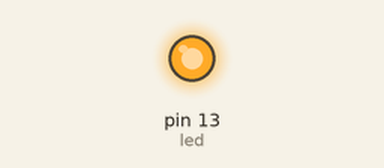
Simulated run of this sketch. Board: Arduino Uno, built with avr-gcc and run on an emulated ATmega328P. On the bench: output pins drawn as LEDs (lit = HIGH). What the sketch prints to the serial monitor is not drawn.

Above: at 0.1 s.
Timing chart, 0 to 1.6 s (numbered marks = the images above):
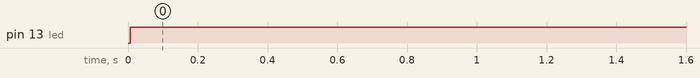

Measured:
- by itself, pin 13 (led): LOW → HIGH at 0.01 s

The sketch:

sendRAW_Flash.ino
```cpp
// (licence header left out)
#include <IRremote.h>

IRsend irsend(12); // D6 cmheong 2021-11-02

//Example signals from various Hitachi AC units (very long signals)
const unsigned int AC_irSignal1[] PROGMEM = {3378, 1696, 448, 1255, 448, 398, 471, 398, 470, 398, 470, 399, 471, 397, 471, 399, 471, 406, 470, 398, 470, 398, 470, 398, 471, 397, 472, 1255, 449, 398, 471, 398, 471, 404, 471, 398, 470, 397, 471, 441, 471, 397, 472, 396, 471, 398, 470, 398, 470, 406, 471, 398, 470, 397, 471, 397, 471, 397, 471, 397, 471, 398, 471, 1256, 448, 404, 471, 1255, 448, 1255, 448, 1256, 448, 1255, 448, 1255, 448, 1256, 449, 397, 471, 1262, 448, 1254, 449, 1254, 448, 1256, 447, 1257, 447, 1255, 448, 1255, 448, 1255, 448, 1263, 448, 398, 471, 396, 471, 397, 471, 398, 471, 418, 471, 398, 471, 397, 471, 405, 470, 399, 470, 398, 470, 1255, 449, 1254, 449, 398, 471, 397, 471, 1255, 448, 1262, 448, 1256, 448, 1255, 448, 398, 470, 397, 471, 1255, 448, 1285, 448, 399, 470, 405, 470, 397, 471, 1255, 449, 397, 471, 398, 470, 1256, 449, 397, 470, 399, 471, 1262, 448, 1255, 449, 398, 470, 1255, 448, 1255, 449, 397, 471, 1256, 448, 1283, 449, 405, 471, 1254, 448, 1256, 448, 398, 470, 398, 471, 1255, 448, 398, 471, 396, 471, 406, 470, 397, 471, 397, 470, 1255, 449, 1255, 449, 397, 471, 1254, 449, 1255, 448, 1290, 449, 398, 470, 398, 471, 1254, 449, 1254, 449, 397, 470, 1255, 449, 1254, 449, 405, 471, 1254, 449, 1254, 449, 398, 470, 397, 471, 1254, 449, 399, 471, 397, 471, 1262, 449, 419, 471, 397, 472, 397, 471, 397, 471, 396, 472, 398, 470, 398, 471, 404, 471, 1277, 450, 1254, 449, 1253, 449, 1253, 451, 1252, 451, 1252, 451, 1253, 449, 1261, 450, 399, 470, 406, 470, 398, 469, 399, 470, 398, 469, 400, 469, 400, 468, 407, 468, 1235, 469, 1234, 468, 1235, 468, 1234, 469, 1235, 468, 1236, 468, 1235, 468, 1243, 468, 401, 468, 399, 469, 429, 468, 401, 468, 400, 467, 401, 468, 400, 468, 409, 468, 1254, 448, 1255, 449, 1255, 448, 1255, 449, 1254, 449, 1254, 447, 1256, 448, 1263, 447, 403, 466, 402, 466, 402, 466, 430, 466, 404, 465, 404, 465, 403, 465, 411, 465, 1259, 443, 1260, 444, 1259, 443, 1261, 441, 1261, 442, 1262, 424, 1279, 416, 1295, 415, 453, 415, 453, 414, 455, 414, 455, 414, 484, 414, 454, 414, 455, 414, 461, 414, 1290, 413, 1291, 412, 1292, 411, 1292, 411, 1314, 389, 1315, 389, 1314, 390, 1321, 389, 1314, 389, 1315, 389, 456, 413, 456, 413, 454, 413, 1315, 389, 455, 413, 464, 412, 457, 412, 456, 412, 1314, 389, 1314, 389, 1314, 389, 456, 412, 1348, 389, 1322, 389, 1314, 389, 458, 411, 480, 389, 476, 391, 1316, 388, 479, 388, 1315, 388, 1323, 387, 480, 389, 1314, 389, 1314, 388, 1316, 389, 479, 388, 1316, 388, 480, 388, 489, 388, 481, 388, 480, 388, 480, 388, 481, 388, 480, 388, 480, 389, 480, 387, 488, 387, 1317, 387, 1315, 388, 1317, 387, 1317, 387, 1316, 387, 1316, 386, 1316, 387, 1325, 386, 481, 387, 481, 388, 481, 387, 481, 388, 480, 387, 481, 388, 481, 387, 488, 387, 1340, 363, 1340, 363, 1340, 363, 1340, 363, 1341, 362, 1342, 362, 1341, 362, 1334, 362};
const unsigned int AC_irSignal1_Old[] PROGMEM = {3344,1672,418,1254,418,418,418,418,418,418,418,418,418,418,418,418,418,418,418,418,418,418,418,418,418,418,418,1254,418,418,418,418,418,418,418,418,418,418,418,418,418,418,418,418,418,418,418,418,418,418,418,418,418,418,418,418,418,418,418,418,418,418,418,1254,418,418,418,1254,418,1254,418,1254,418,1254,418,1254,418,1254,418,418,418,1254,418,1254,418,1254,418,1254,418,1254,418,1254,418,1254,418,1254,418,1254,418,418,418,418,418,418,418,418,418,418,418,418,418,418,418,418,418,418,418,418,418,1254,418,1254,418,418,418,418,418,1254,418,1254,418,1254,418,1254,418,418,418,418,418,1254,418,1254,418,418,418,418,418,418,418,1254,418,418,418,418,418,1254,418,418,418,418,418,1254,418,1254,418,418,418,1254,418,1254,418,418,418,1254,418,1254,418,418,418,1254,418,1254,418,418,418,418,418,1254,418,418,418,418,418,418,418,418,418,418,418,1254,418,1254,418,418,418,1254,418,1254,418,1254,418,418,418,1254,418,1254,418,418,418,418,418,418,418,418,418,418,418,1254,418,418,418,418,418,1254,418,1254,418,1254,418,1254,418,1254,418,418,418,418,418,418,418,418,418,418,418,418,418,418,418,418,418,1254,418,1254,418,1254,418,1254,418,1254,418,1254,418,1254,418,1254,418,418,418,418,418,418,418,418,418,418,418,418,418,418,418,418,418,1254,418,1254,418,1254,418,1254,418,1254,418,1254,418,1254,418,1254,418,418,418,418,418,418,418,418,418,418,418,418,418,418,418,418,418,1254,418,1254,418,1254,418,1254,418,1254,418,1254,418,1254,418,1254,418,418,418,418,418,418,418,418,418,418,418,418,418,418,418,418,418,1254,418,1254,418,1254,418,1254,418,1254,418,1254,418,1254,418,1254,418,418,418,418,418,418,418,418,418,418,418,418,418,418,418,418,418,1254,418,1254,418,1254,418,1254,418,1254,418,1254,418,1254,418,1254,418,1254,418,1254,418,1254,418,418,418,1254,418,418,418,1254,418,418,418,418,418,418,418,418,418,1254,418,418,418,1254,418,418,418,1254,418,1254,418,418,418,418,418,418,418,1254,418,1254,418,1254,418,1254,418,418,418,1254,418,1254,418,1254,418,418,418,418,418,418,418,418,418,418,418,418,418,418,418,418,418,418,418,418,418,418,418,418,418,1254,418,1254,418,1254,418,1254,418,1254,418,1254,418,1254,418,1254,418,418,418,418,418,418,418,418,418,418,418,418,418,418,418,418,418,1254,418,1254,418,1254,418,1254,418,1254,418,1254,418,1254,418,1254,418,418,418,418,418,418,418,418,418,418,418,418,418,418,418,418,418,1254,418,1254,418,1254,418,1254,418,1254,418,1254,418,1254,418,1254,418,1254,418,1254,418,418,418,418,418,418,418,418,418,418,418,418,418,418,418,418,418,1254,418,1254,418,1254,418,1254,418,1254,418,1254,418}; //AnalysIR Batch Export (IRremote) - RAW
const unsigned int AC_irSignal2[] PROGMEM = { 189, 63402, 2071, 133, 141, 791670, 3447, 1621, 512, 1189, 512, 355, 512, 355, 513, 354, 512, 355, 512, 355, 513, 356, 512, 362, 513, 354, 513, 354, 513, 355, 512, 354, 512, 1189, 513, 354, 513, 354, 511, 363, 512, 355, 510, 357, 511, 356, 510, 358, 484, 384, 484, 383, 482, 385, 482, 394, 475, 391, 476, 391, 449, 418, 450, 417, 426, 441, 426, 441, 425, 1285, 431, 446, 428, 1269, 434, 1267, 435, 1264, 463, 1237, 464, 1237, 465, 1235, 466, 404, 463, 1309, 424, 1277, 401, 1300, 400, 1257, 445, 1255, 445, 1255, 446, 1255, 444, 1256, 443, 1265, 419, 448, 419, 448, 419, 448, 419, 448, 420, 447, 420, 447, 420, 448, 419, 455, 420, 447, 420, 446, 420, 1282, 418, 1283, 418, 447, 420, 448, 419, 1283, 418, 1290, 418, 1283, 418, 1283, 418, 448, 420, 446, 420, 1282, 419, 1283, 419, 447, 419, 455, 421, 445, 420, 1284, 419, 446, 420, 446, 421, 1282, 419, 447, 421, 445, 422, 1288, 444, 1257, 445, 421, 445, 1255, 447, 1255, 446, 421, 445, 1255, 445, 1256, 444, 431, 421, 1279, 423, 1279, 423, 445, 423, 443, 423, 1277, 424, 445, 422, 444, 423, 452, 422, 445, 422, 445, 421, 1278, 422, 1279, 422, 446, 420, 1279, 421, 1278, 422, 1287, 421, 448, 419, 464, 418, 1280, 421, 1281, 421, 449, 417, 1281, 420, 1282, 420, 458, 415, 1282, 420, 1281, 419, 454, 414, 452, 413, 1283, 420, 454, 413, 453, 413, 1290, 420, 452, 415, 454, 413, 454, 413, 454, 414, 454, 413, 453, 414, 453, 413, 461, 413, 1283, 418, 1283, 418, 1283, 418, 1282, 418, 1283, 417, 1283, 418, 1282, 418, 1292, 417, 454, 413, 454, 413, 454, 412, 455, 413, 454, 413, 455, 412, 454, 413, 461, 412, 1289, 413, 1287, 413, 1288, 412, 1288, 412, 1289, 412, 1290, 412, 1288, 412, 1297, 412, 455, 413, 454, 413, 454, 413, 454, 414, 454, 413, 454, 412, 455, 413, 461, 413, 1288, 413, 1317, 413, 1288, 412, 1289, 411, 1289, 411, 1312, 389, 1311, 389, 1296, 412, 454, 412, 455, 413, 453, 413, 454, 413, 454, 413, 455, 412, 455, 412, 462, 412, 1290, 412, 1289, 411, 1311, 389, 1312, 390, 1311, 389, 1312, 389, 1311, 389, 1320, 389, 454, 412, 455, 412, 455, 412, 455, 412, 455, 411, 455, 413, 454, 412, 463, 412, 1312, 389, 1312, 388, 1314, 388, 1312, 388, 1313, 388, 1312, 389, 1313, 388, 1319, 389, 1311, 388, 1313, 388, 457, 411, 462, 405, 455, 411, 1313, 388, 479, 388, 487, 387, 457, 411, 480, 388, 1312, 388, 1313, 388, 1313, 387, 479, 387, 1313, 388, 1320, 387, 1314, 388, 479, 387, 479, 388, 480, 388, 480, 387, 479, 387, 1313, 387, 1322, 387, 479, 388, 1314, 387, 1314, 387, 1314, 387, 1314, 386, 1315, 386, 480, 387, 488, 387, 479, 387, 480, 387, 481, 386, 481, 386, 480, 387, 501, 386, 481, 386, 487, 386, 1315, 387, 1338, 362, 1338, 362, 1339, 362, 1338, 362, 1337, 363, 1367, 361, 1347, 362, 505, 361, 506, 361, 506, 361, 505, 362, 505, 361, 507, 361, 543, 361, 513, 360, 1342, 336, 1389, 311, 1389, 311, 1390, 310, 1391, 310, 1390, 310, 1390, 310, 1409, 284};
const unsigned int AC_irSignal2_Old[] PROGMEM = {3344,1672,418,1254,418,418,418,418,418,418,418,418,418,418,418,418,418,418,418,418,418,418,418,418,418,418,418,1254,418,418,418,418,418,418,418,418,418,418,418,418,418,418,418,418,418,418,418,418,418,418,418,418,418,418,418,418,418,418,418,418,418,418,418,1254,418,418,418,1254,418,1254,418,1254,418,1254,418,1254,418,1254,418,418,418,1254,418,1254,418,1254,418,1254,418,1254,418,1254,418,1254,418,1254,418,1254,418,418,418,418,418,418,418,418,418,418,418,418,418,418,418,418,418,418,418,418,418,1254,418,1254,418,418,418,418,418,1254,418,1254,418,1254,418,1254,418,418,418,418,418,1254,418,1254,418,418,418,418,418,418,418,1254,418,418,418,418,418,1254,418,418,418,418,418,1254,418,1254,418,418,418,1254,418,1254,418,418,418,1254,418,1254,418,418,418,1254,418,1254,418,418,418,418,418,1254,418,418,418,418,418,418,418,418,418,418,418,1254,418,1254,418,418,418,1254,418,1254,418,1254,418,418,418,418,418,418,418,1254,418,418,418,1254,418,1254,418,418,418,1254,418,1254,418,1254,418,418,418,1254,418,418,418,418,418,1254,418,418,418,418,418,418,418,418,418,418,418,418,418,418,418,418,418,1254,418,1254,418,1254,418,1254,418,1254,418,1254,418,1254,418,1254,418,418,418,418,418,418,418,418,418,418,418,418,418,418,418,418,418,1254,418,1254,418,1254,418,1254,418,1254,418,1254,418,1254,418,1254,418,418,418,418,418,418,418,418,418,418,418,418,418,418,418,418,418,1254,418,1254,418,1254,418,1254,418,1254,418,1254,418,1254,418,1254,418,418,418,418,418,418,418,418,418,418,418,418,418,418,418,418,418,1254,418,1254,418,1254,418,1254,418,1254,418,1254,418,1254,418,1254,418,418,418,418,418,418,418,418,418,418,418,418,418,418,418,418,418,1254,418,1254,418,1254,418,1254,418,1254,418,1254,418,1254,418,1254,418,418,418,1254,418,1254,418,418,418,1254,418,1254,418,418,418,418,418,1254,418,418,418,418,418,1254,418,418,418,418,418,1254,418,1254,418,1254,418,418,418,418,418,418,418,1254,418,1254,418,1254,418,1254,418,418,418,1254,418,1254,418,1254,418,418,418,418,418,418,418,418,418,418,418,418,418,418,418,418,418,418,418,418,418,418,418,418,418,1254,418,1254,418,1254,418,1254,418,1254,418,1254,418,1254,418,1254,418,418,418,418,418,418,418,418,418,418,418,418,418,418,418,418,418,1254,418,1254,418,1254,418,1254,418,1254,418,1254,418,1254,418,1254,418,418,418,418,418,418,418,418,418,418,418,418,418,418,418,418,418,1254,418,1254,418,1254,418,1254,418,1254,418,1254,418,1254,418,1254,418,1254,418,1254,418,418,418,418,418,418,418,418,418,418,418,418,418,418,418,418,418,1254,418,1254,418,1254,418,1254,418,1254,418,1254,418}; //AnalysIR Batch Export (IRremote) - RAW
const unsigned int AC_irSignal3[] PROGMEM = {3344,1672,418,1254,418,418,418,418,418,418,418,418,418,418,418,418,418,418,418,418,418,418,418,418,418,418,418,1254,418,418,418,418,418,418,418,418,418,418,418,418,418,418,418,418,418,418,418,418,418,418,418,418,418,418,418,418,418,418,418,418,418,418,418,1254,418,418,418,1254,418,1254,418,1254,418,1254,418,1254,418,1254,418,418,418,1254,418,1254,418,1254,418,1254,418,1254,418,1254,418,1254,418,1254,418,1254,418,418,418,418,418,418,418,418,418,418,418,418,418,418,418,418,418,418,418,418,418,1254,418,1254,418,418,418,418,418,1254,418,1254,418,1254,418,1254,418,418,418,418,418,1254,418,1254,418,418,418,418,418,418,418,1254,418,418,418,418,418,1254,418,418,418,418,418,1254,418,1254,418,418,418,1254,418,1254,418,418,418,1254,418,1254,418,418,418,1254,418,1254,418,418,418,418,418,1254,418,418,418,418,418,418,418,418,418,418,418,1254,418,1254,418,418,418,1254,418,1254,418,1254,418,418,418,418,418,418,418,1254,418,418,418,1254,418,1254,418,418,418,1254,418,1254,418,1254,418,418,418,1254,418,418,418,418,418,1254,418,418,418,418,418,418,418,418,418,418,418,418,418,418,418,418,418,1254,418,1254,418,1254,418,1254,418,1254,418,1254,418,1254,418,1254,418,418,418,418,418,418,418,418,418,418,418,418,418,418,418,418,418,1254,418,1254,418,1254,418,1254,418,1254,418,1254,418,1254,418,1254,418,418,418,418,418,418,418,418,418,418,418,418,418,418,418,418,418,1254,418,1254,418,1254,418,1254,418,1254,418,1254,418,1254,418,1254,418,418,418,418,418,418,418,418,418,418,418,418,418,418,418,418,418,1254,418,1254,418,1254,418,1254,418,1254,418,1254,418,1254,418,1254,418,418,418,418,418,418,418,418,418,418,418,418,418,418,418,418,418,1254,418,1254,418,1254,418,1254,418,1254,418,1254,418,1254,418,1254,418,418,418,1254,418,1254,418,418,418,1254,418,1254,418,418,418,418,418,1254,418,418,418,418,418,1254,418,418,418,418,418,1254,418,1254,418,1254,418,418,418,418,418,418,418,1254,418,1254,418,1254,418,1254,418,418,418,1254,418,1254,418,1254,418,418,418,418,418,418,418,418,418,418,418,418,418,418,418,418,418,418,418,418,418,418,418,418,418,1254,418,1254,418,1254,418,1254,418,1254,418,1254,418,1254,418,1254,418,418,418,418,418,418,418,418,418,418,418,418,418,418,418,418,418,1254,418,1254,418,1254,418,1254,418,1254,418,1254,418,1254,418,1254,418,418,418,418,418,418,418,418,418,418,418,418,418,418,418,418,418,1254,418,1254,418,1254,418,1254,418,1254,418,1254,418,1254,418,1254,418,1254,418,1254,418,418,418,418,418,418,418,418,418,418,418,418,418,418,418,418,418,1254,418,1254,418,1254,418,1254,418,1254,418,1254,418}; //AnalysIR Batch Export (IRremote) - RAW
const unsigned int AC_irSignal4[] PROGMEM = {3344,1672,418,1254,418,418,418,418,418,418,418,418,418,418,418,418,418,418,418,418,418,418,418,418,418,418,418,1254,418,418,418,418,418,418,418,418,418,418,418,418,418,418,418,418,418,418,418,418,418,418,418,418,418,418,418,418,418,418,418,418,418,418,418,1254,418,418,418,1254,418,1254,418,1254,418,1254,418,1254,418,1254,418,418,418,1254,418,1254,418,1254,418,1254,418,1254,418,1254,418,1254,418,1254,418,1254,418,418,418,418,418,418,418,418,418,418,418,418,418,418,418,418,418,418,418,418,418,1254,418,1254,418,418,418,418,418,1254,418,1254,418,1254,418,1254,418,418,418,418,418,1254,418,1254,418,418,418,418,418,418,418,1254,418,418,418,418,418,1254,418,418,418,418,418,1254,418,1254,418,418,418,1254,418,1254,418,418,418,1254,418,1254,418,418,418,1254,418,1254,418,418,418,418,418,1254,418,418,418,418,418,418,418,418,418,418,418,1254,418,1254,418,418,418,1254,418,1254,418,1254,418,418,418,418,418,1254,418,418,418,418,418,1254,418,1254,418,418,418,1254,418,1254,418,418,418,1254,418,1254,418,418,418,418,418,1254,418,418,418,418,418,418,418,418,418,418,418,418,418,418,418,418,418,1254,418,1254,418,1254,418,1254,418,1254,418,1254,418,1254,418,1254,418,418,418,418,418,418,418,418,418,418,418,418,418,418,418,418,418,1254,418,1254,418,1254,418,1254,418,1254,418,1254,418,1254,418,1254,418,418,418,418,418,418,418,418,418,418,418,418,418,418,418,418,418,1254,418,1254,418,1254,418,1254,418,1254,418,1254,418,1254,418,1254,418,418,418,418,418,418,418,418,418,418,418,418,418,418,418,418,418,1254,418,1254,418,1254,418,1254,418,1254,418,1254,418,1254,418,1254,418,418,418,418,418,418,418,418,418,418,418,418,418,418,418,418,418,1254,418,1254,418,1254,418,1254,418,1254,418,1254,418,1254,418,1254,418,418,418,1254,418,1254,418,418,418,1254,418,1254,418,418,418,418,418,1254,418,418,418,418,418,1254,418,418,418,418,418,1254,418,1254,418,1254,418,418,418,418,418,418,418,1254,418,1254,418,1254,418,1254,418,418,418,1254,418,1254,418,1254,418,418,418,418,418,418,418,418,418,418,418,418,418,418,418,418,418,418,418,418,418,418,418,418,418,1254,418,1254,418,1254,418,1254,418,1254,418,1254,418,1254,418,1254,418,418,418,418,418,418,418,418,418,418,418,418,418,418,418,418,418,1254,418,1254,418,1254,418,1254,418,1254,418,1254,418,1254,418,1254,418,418,418,418,418,418,418,418,418,418,418,418,418,418,418,418,418,1254,418,1254,418,1254,418,1254,418,1254,418,1254,418,1254,418,1254,418,1254,418,1254,418,418,418,418,418,418,418,418,418,418,418,418,418,418,418,418,418,1254,418,1254,418,1254,418,1254,418,1254,418,1254,418}; //AnalysIR Batch Export (IRremote) - RAW
const unsigned int AC_irSignal5[] PROGMEM = {3344,1672,418,1254,418,418,418,418,418,418,418,418,418,418,418,418,418,418,418,418,418,418,418,418,418,418,418,1254,418,418,418,418,418,418,418,418,418,418,418,418,418,418,418,418,418,418,418,418,418,418,418,418,418,418,418,418,418,418,418,418,418,418,418,1254,418,418,418,1254,418,1254,418,1254,418,1254,418,1254,418,1254,418,418,418,1254,418,1254,418,1254,418,1254,418,1254,418,1254,418,1254,418,1254,418,1254,418,418,418,418,418,418,418,418,418,418,418,418,418,418,418,418,418,418,418,418,418,1254,418,1254,418,418,418,418,418,1254,418,1254,418,1254,418,1254,418,418,418,418,418,1254,418,1254,418,418,418,418,418,418,418,1254,418,418,418,418,418,1254,418,418,418,418,418,1254,418,1254,418,418,418,1254,418,1254,418,418,418,1254,418,1254,418,418,418,1254,418,1254,418,418,418,418,418,1254,418,418,418,418,418,418,418,418,418,418,418,1254,418,1254,418,418,418,1254,418,1254,418,1254,418,418,418,418,418,418,418,418,418,418,418,1254,418,1254,418,418,418,1254,418,1254,418,1254,418,1254,418,1254,418,418,418,418,418,1254,418,418,418,418,418,418,418,418,418,418,418,418,418,418,418,418,418,1254,418,1254,418,1254,418,1254,418,1254,418,1254,418,1254,418,1254,418,418,418,418,418,418,418,418,418,418,418,418,418,418,418,418,418,1254,418,1254,418,1254,418,1254,418,1254,418,1254,418,1254,418,1254,418,418,418,418,418,418,418,418,418,418,418,418,418,418,418,418,418,1254,418,1254,418,1254,418,1254,418,1254,418,1254,418,1254,418,1254,418,418,418,418,418,418,418,418,418,418,418,418,418,418,418,418,418,1254,418,1254,418,1254,418,1254,418,1254,418,1254,418,1254,418,1254,418,418,418,418,418,418,418,418,418,418,418,418,418,418,418,418,418,1254,418,1254,418,1254,418,1254,418,1254,418,1254,418,1254,418,1254,418,418,418,1254,418,1254,418,418,418,1254,418,1254,418,418,418,418,418,1254,418,418,418,418,418,1254,418,418,418,418,418,1254,418,1254,418,1254,418,418,418,418,418,418,418,1254,418,1254,418,1254,418,1254,418,418,418,1254,418,1254,418,1254,418,418,418,418,418,418,418,418,418,418,418,418,418,418,418,418,418,418,418,418,418,418,418,418,418,1254,418,1254,418,1254,418,1254,418,1254,418,1254,418,1254,418,1254,418,418,418,418,418,418,418,418,418,418,418,418,418,418,418,418,418,1254,418,1254,418,1254,418,1254,418,1254,418,1254,418,1254,418,1254,418,418,418,418,418,418,418,418,418,418,418,418,418,418,418,418,418,1254,418,1254,418,1254,418,1254,418,1254,418,1254,418,1254,418,1254,418,1254,418,1254,418,418,418,418,418,418,418,418,418,418,418,418,418,418,418,418,418,1254,418,1254,418,1254,418,1254,418,1254,418,1254,418}; //AnalysIR Batch Export (IRremote) - RAW

#define led LED_BUILTIN

void setup() {
  //insert your own setup code here
  pinMode(led, OUTPUT);
  digitalWrite(led, HIGH);  // 2021-10-31 logic is reversed
  Serial.begin(115200);
}

void loop() {
  //replace this with your own code.
  while (true){ //loop forever sending the test signals, with 5 second gaps
  Serial.println("Startign irSignal1 ...");
  Serial.flush();
  digitalWrite(led, HIGH);  // 2021-10-31 logic is reversed
  sendRAW_Flash(AC_irSignal1, sizeof(AC_irSignal1)/sizeof(int),38); //send AC signal #1 @ 38kHz
  digitalWrite(led, LOW);  // 2021-10-31 logic is reversed
  Serial.println("Completed irSignal1 ...");
  Serial.flush();
  digitalWrite(led, HIGH);  // 2021-10-31 logic is reversed
  delay(30000); //a good idea to have gaps between signals

  Serial.println("Startign irSignal2 ...");
  Serial.flush();
  digitalWrite(led, HIGH);  // 2021-10-31 logic is reversed
  sendRAW_Flash(AC_irSignal2, sizeof(AC_irSignal2)/sizeof(int),38); //send AC signal #2 @ 36kHz
  digitalWrite(led, LOW);  // 2021-10-31 logic is reversed
  Serial.println("Completed irSignal2 ...");
  Serial.flush();
  digitalWrite(led, HIGH);  // 2021-10-31 logic is reversed
  delay(30000); //a good idea to have gaps between signals

  /*
  sendRAW_Flash(AC_irSignal3, sizeof(AC_irSignal3)/sizeof(int),38); //send AC signal #3 @ 38kHz
  delay(5000); //a good idea to have gaps between signals

  sendRAW_Flash(AC_irSignal4, sizeof(AC_irSignal4)/sizeof(int),38); //send AC signal #4 @ 40kHz
  delay(5000); //a good idea to have gaps between signals

  sendRAW_Flash(AC_irSignal5, sizeof(AC_irSignal5)/sizeof(int),38); //send AC signal #3 @ 56kHz
  delay(5000); //a good idea to have gaps between signals
  */
  }
}

void sendRAW_Flash(const unsigned int * signalArray, unsigned int signalLength, unsigned char carrierFreq) {

  Serial.print("Signal length "); Serial.println(signalLength); Serial.flush();
  irsend.enableIROut(carrierFreq); //initialise the carrier frequency for each signal to be sent

  for (unsigned int i=0;i<signalLength;i++){
    //tmp=pgm_read_word_near(&signalArray[i]);
   // tmp=cleanPanasonic(tmp); //not needed
    if (i & 1) irsend.space(pgm_read_word_near(&signalArray[i]));
    else irsend.mark(pgm_read_word_near(&signalArray[i]));
  }
  irsend.space(1);//make sure IR is turned off at end of signal

}
```
